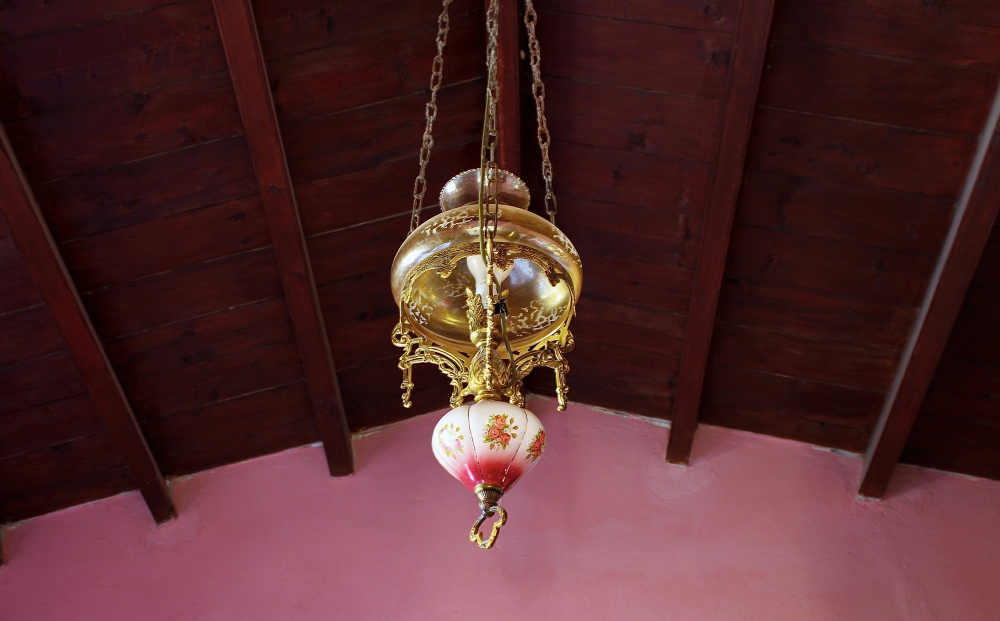
#> input picture 09052025-OmasHouse-compressed/bedroom chandalier.jpg, 2000 x 1242 px (shown at 1/2 size)
$ python compress_photos.py 09052025-OmasHouse-compressed out 100 5
#> lines starting #> are read from the running program, lines starting #| are printed output that depends on the picture
from PIL import Image
import os
import sys

def compress_images(input_folder, output_folder=None, max_width=2000, quality=85):
    """
    Compress all images in a folder for web use

    Args:
        input_folder: Path to folder with original photos
        output_folder: Path to save compressed photos (defaults to input_folder + '-compressed')
        max_width: Maximum width in pixels (default 2000px)
        quality: JPEG quality 1-100 (default 85, good balance)
    """
#> called with input_folder = '09052025-OmasHouse-compressed', output_folder = 'out', max_width = 100, quality = 5

    # Set output folder
    if output_folder is None:
        output_folder = f"{input_folder}-compressed"

    # Create output folder if it doesn't exist
    os.makedirs(output_folder, exist_ok=True)

    # Supported image formats
    image_extensions = ('.jpg', '.jpeg', '.png', '.JPG', '.JPEG', '.PNG')

    # Get all image files
    try:
        files = [f for f in os.listdir(input_folder) if f.endswith(image_extensions)]
    except FileNotFoundError:
        print(f"Error: Folder '{input_folder}' not found!")
        return

    if not files:
        print(f"No image files found in '{input_folder}'")
        return

    print(f"\nCompressing {len(files)} images from '{input_folder}'...")
    print(f"Output folder: '{output_folder}'")
    print(f"Settings: Max width={max_width}px, Quality={quality}\n")

    total_original_size = 0
    total_compressed_size = 0

    for i, filename in enumerate(files, 1):
        input_path = os.path.join(input_folder, filename)
        output_path = os.path.join(output_folder, filename)

        try:
            # Open image
            with Image.open(input_path) as img:
                # Get original size
#> img is the input picture: PIL image 2000x1242 RGB; mean R, G, B 81.4, 41.6, 43.4
                original_size = os.path.getsize(input_path)
                total_original_size += original_size

                # Convert RGBA to RGB if needed (for JPEG)
                if img.mode in ('RGBA', 'LA', 'P'):
                    background = Image.new('RGB', img.size, (255, 255, 255))
                    if img.mode == 'P':
                        img = img.convert('RGBA')
                    background.paste(img, mask=img.split()[-1] if img.mode == 'RGBA' else None)
                    img = background

                # Resize if wider than max_width
                if img.width > max_width:
                    ratio = max_width / img.width
#> ratio = 0.05
                    new_height = int(img.height * ratio)
#> new_height = 62
                    img = img.resize((max_width, new_height), Image.Resampling.LANCZOS)
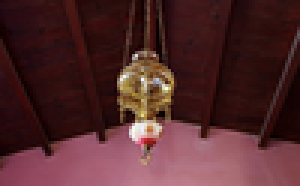
#> img: PIL image 100x62 RGB (shown 3 times larger); mean R, G, B 81.4, 41.6, 43.4

                # Save with compression
                # Force JPEG for better compression
                output_filename = os.path.splitext(filename)[0] + '.jpg'
                output_path = os.path.join(output_folder, output_filename)

                img.save(output_path, 'JPEG', quality=quality, optimize=True)

                # Get compressed size
                compressed_size = os.path.getsize(output_path)
                total_compressed_size += compressed_size

                reduction = (1 - compressed_size / original_size) * 100

                print(f"[{i}/{len(files)}] {filename}")
                print(f"    {original_size / 1024 / 1024:.2f} MB → {compressed_size / 1024 / 1024:.2f} MB ({reduction:.1f}% reduction)")

        except Exception as e:
            print(f"[{i}/{len(files)}] ERROR processing {filename}: {e}")
#> pass 2 of the loop in compress_images, `for i, filename in enumerate(files, 1):`:
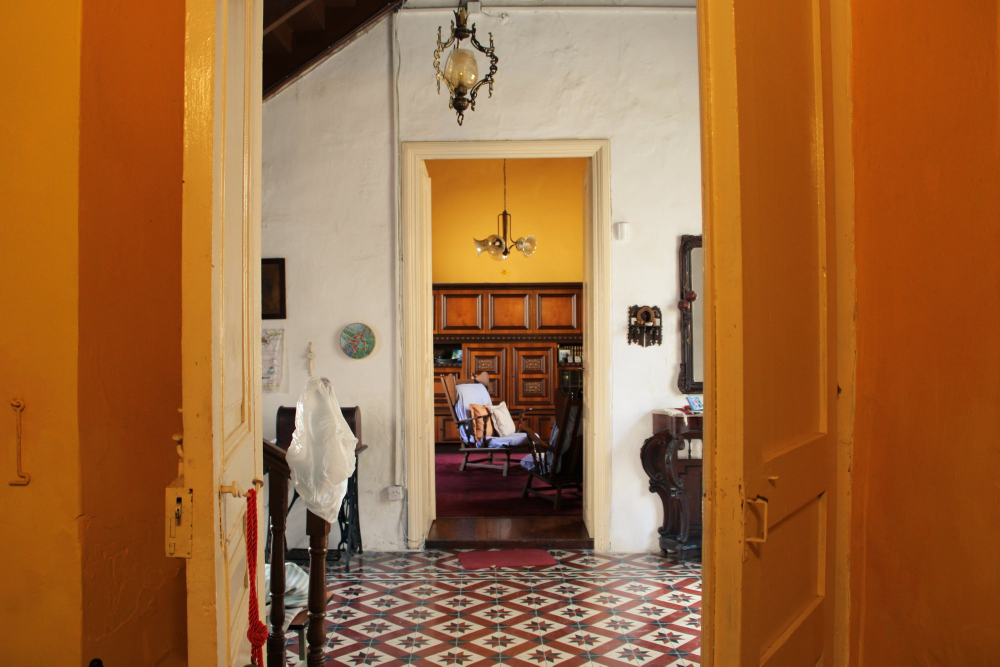
#> input picture 09052025-OmasHouse-compressed/yellow room multi pic.jpg, 2000 x 1333 px (shown at 1/2 size)
#> in compress_images, img is the input picture: PIL image 2000x1333 RGB; mean R, G, B 158.2, 104.7, 59.6
#> in compress_images, `img = img.resize((max_width, new_height), Image.Resampling.LANCZOS)`:
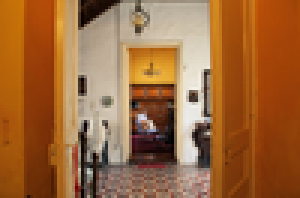
#> img: PIL image 100x66 RGB (shown 3 times larger); mean R, G, B 158.2, 104.7, 59.6

    # Summary
    print(f"\n{'='*60}")
    print(f"COMPRESSION COMPLETE!")
    print(f"{'='*60}")
    print(f"Total original size:    {total_original_size / 1024 / 1024:.2f} MB")
    print(f"Total compressed size:  {total_compressed_size / 1024 / 1024:.2f} MB")
    print(f"Total saved:            {(total_original_size - total_compressed_size) / 1024 / 1024:.2f} MB")
    print(f"Overall reduction:      {(1 - total_compressed_size / total_original_size) * 100:.1f}%")
    print(f"\nCompressed images saved to: {output_folder}")


if __name__ == "__main__":
    if len(sys.argv) < 2:
        print("Photo Compression Script for Web")
        print("=" * 50)
        print("\nUsage:")
        print("  python compress_photos.py <input_folder> [output_folder] [max_width] [quality]")
        print("\nExamples:")
        print("  python compress_photos.py 101725-DiscoveryPark")
        print("  python compress_photos.py 101725-DiscoveryPark compressed-photos")
        print("  python compress_photos.py 101725-DiscoveryPark compressed 1920 80")
        print("\nDefaults:")
        print("  output_folder: <input_folder>-compressed")
        print("  max_width:     2000px")
        print("  quality:       85 (1-100, higher = better quality but larger)")
        sys.exit(1)

    input_folder = sys.argv[1]
    output_folder = sys.argv[2] if len(sys.argv) > 2 else None
    max_width = int(sys.argv[3]) if len(sys.argv) > 3 else 2000
    quality = int(sys.argv[4]) if len(sys.argv) > 4 else 85

    compress_images(input_folder, output_folder, max_width, quality)

    #python compress_photos.py 101825-PumpkinPatch
